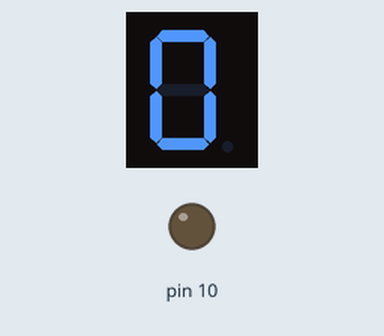
Recording of a sketch running on a simulated Arduino Uno, built with avr-gcc and run on an emulated ATmega328P. Shown: 1-digit seven-segment display, output pins drawn as LEDs (lit = HIGH). Wiring (inferred from the names in the program): 1-digit 7-segment display, segments lit when LOW: segments pin 2, pin 3, pin 4, pin 5, pin 6, pin 7, pin 8, pin 9. The segment pins are drawn as the display they are named for; pins used as bus, display or sensor lines are not drawn.

Above: at 0.1 s.
At 1.1 s:
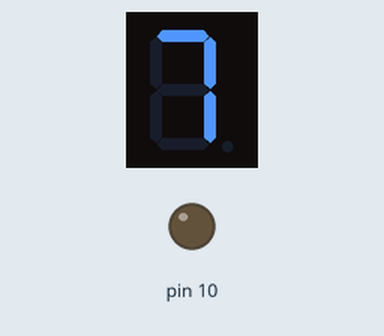
At 2.1 s:
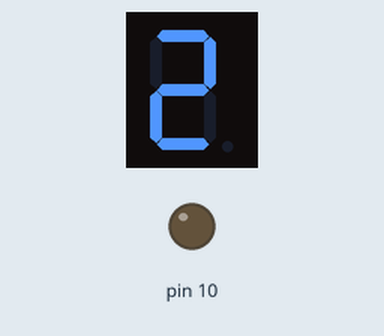
At 3.1 s:
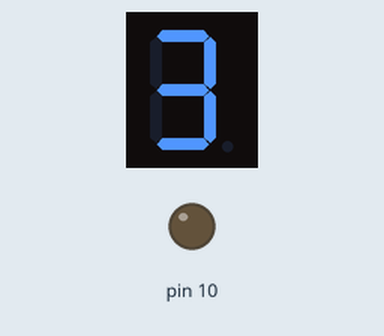
At 5.1 s:
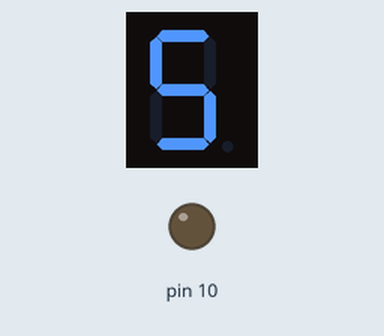
At 10.1 s:
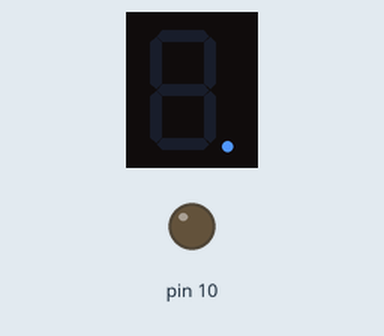

The sketch:

SUMERACRUZ_JAMIEL_PROJ6-7SEGMENT.ino
```cpp
#define segA 2//connecting segment A to PIN2
#define segB 3// connecting segment B to PIN3
#define segC 4// connecting segment C to PIN4
#define segD 5// connecting segment D to PIN5
#define segE 6// connecting segment E to PIN6
#define segF 7// connecting segment F to PIN7
#define segG 8// connecting segment G to PIN8
#define segH 9
int COUNT=0;//count integer for 0-9 increment
void setup()
{
for (int i=2;i<11;i++)
{
pinMode(i, OUTPUT);// taking all pins from 2-8 as output
}
}
void loop()
{
  switch (COUNT){
    case 0://when count value is zero show”0” on disp
      digitalWrite(segA, LOW);
      digitalWrite(segB, LOW);
      digitalWrite(segC, LOW);
      digitalWrite(segD, LOW);
      digitalWrite(segE, LOW);
      digitalWrite(segF, LOW);
      digitalWrite(segG, HIGH);
      digitalWrite(segH, HIGH);
      break;
    case 1:// when count value is 1 show”1” on disp
      digitalWrite(segA, LOW);
      digitalWrite(segB, LOW);
      digitalWrite(segC, LOW);
      digitalWrite(segD, HIGH);
      digitalWrite(segE, HIGH);
      digitalWrite(segF, HIGH);
      digitalWrite(segG, HIGH);
            digitalWrite(segH, HIGH);

      break;
    case 2:// when count value is 2 show”2” on disp
      digitalWrite(segA, LOW);
      digitalWrite(segB, LOW);
      digitalWrite(segC, HIGH);
      digitalWrite(segD, LOW);
      digitalWrite(segE, LOW);
      digitalWrite(segF, HIGH);
      digitalWrite(segG, LOW);
      break;
    case 3:// when count value is 3 show”3” on disp
      digitalWrite(segA, LOW);
      digitalWrite(segB, LOW);
      digitalWrite(segC, LOW);
      digitalWrite(segD, LOW);
      digitalWrite(segE, HIGH);
      digitalWrite(segF, HIGH);
      digitalWrite(segG, LOW);
      digitalWrite(segH, HIGH);

      break;
    case 4:// when count value is 4 show”4” on disp
      digitalWrite(segA, HIGH);
      digitalWrite(segB, LOW);
      digitalWrite(segC, LOW);
      digitalWrite(segD, HIGH);
      digitalWrite(segE, HIGH);
      digitalWrite(segF, LOW);
      digitalWrite(segG, LOW);
      digitalWrite(segH, HIGH);

      break;
    case 5:// when count value is 5 show”5” on disp
      digitalWrite(segA, LOW);
      digitalWrite(segB, HIGH);
      digitalWrite(segC, LOW);
      digitalWrite(segD, LOW);
      digitalWrite(segE, HIGH);
      digitalWrite(segF, LOW);
      digitalWrite(segG, LOW);
      digitalWrite(segH, HIGH);

      break;
    case 6:// when count value is 6 show”6” on disp
      digitalWrite(segA, LOW);
      digitalWrite(segB, HIGH);
      digitalWrite(segC, LOW);
      digitalWrite(segD, LOW);
      digitalWrite(segE, LOW);
      digitalWrite(segF, LOW);
      digitalWrite(segG, LOW);
      digitalWrite(segH, HIGH);

      break;
    case 7:// when count value is 7 show”7” on disp
      digitalWrite(segA, LOW);
      digitalWrite(segB, LOW);
      digitalWrite(segC, LOW);
      digitalWrite(segD, HIGH);
      digitalWrite(segE, HIGH);
      digitalWrite(segF, HIGH);
      digitalWrite(segG, HIGH);
      digitalWrite(segH, HIGH);

      break;
    case 8:// when count value is 8 show”8” on disp
      digitalWrite(segB, LOW);
      digitalWrite(segC, LOW);
      digitalWrite(segD, LOW);
      digitalWrite(segE, LOW);
      digitalWrite(segF, LOW);
      digitalWrite(segG, LOW);
      digitalWrite(segH, HIGH);

      break;
    case 9:// when count value is 9 show”9” on disp
      digitalWrite(segB, LOW);
      digitalWrite(segC, LOW);
      digitalWrite(segD, LOW);
      digitalWrite(segE, HIGH);
      digitalWrite(segF, LOW);
      digitalWrite(segG, LOW);
      digitalWrite(segH, HIGH);

      break;
      case 10:// when count value is 9 show”9” on disp
      digitalWrite(segA, HIGH);
      digitalWrite(segB, HIGH);
      digitalWrite(segC, HIGH);
      digitalWrite(segD, HIGH);
      digitalWrite(segE, HIGH);
      digitalWrite(segF, HIGH);
      digitalWrite(segG, HIGH);
      digitalWrite(segH, LOW);

      break;
   }

if (COUNT<11)
{
COUNT++;
delay(1000);///increment count integer for every second
}
if (COUNT==11)
{
COUNT=0;// if count integer value is equal to 10, reset it to zero.
delay(1000);
}
}
```

Measured:
- by itself, everything shown: repeats every 12.0 s, in 11 steps
- what the display in image 1 shows lasts 1.0 s, from 1.0 s to 2.0 s
- what the display in image 5 shows lasts 2.0 s, from 10.0 s to 12.0 s
